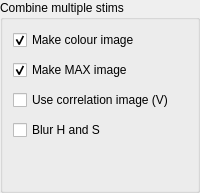
            <widget class="QGroupBox" name="groupBox">
             <property name="sizePolicy">
              <sizepolicy hsizetype="Preferred" vsizetype="Preferred">
               <horstretch>0</horstretch>
               <verstretch>0</verstretch>
              </sizepolicy>
             </property>
             <property name="title">
              <string>Combine multiple stims</string>
             </property>
             <property name="alignment">
              <set>Qt::AlignLeading|Qt::AlignLeft|Qt::AlignTop</set>
             </property>
             <layout class="QVBoxLayout" name="verticalLayout_3">
              <property name="spacing">
               <number>10</number>
              </property>
              <property name="leftMargin">
               <number>10</number>
              </property>
              <property name="topMargin">
               <number>10</number>
              </property>
              <property name="rightMargin">
               <number>10</number>
              </property>
              <property name="bottomMargin">
               <number>10</number>
              </property>
              <item>
               <layout class="QGridLayout" name="gridLayout_5">
                <item row="0" column="0">
                 <widget class="QCheckBox" name="makeColourImage_checkBox">
                  <property name="sizePolicy">
                   <sizepolicy hsizetype="Preferred" vsizetype="Fixed">
                    <horstretch>0</horstretch>
                    <verstretch>0</verstretch>
                   </sizepolicy>
                  </property>
                  <property name="minimumSize">
                   <size>
                    <width>0</width>
                    <height>20</height>
                   </size>
                  </property>
                  <property name="text">
                   <string>Make colour image</string>
                  </property>
                  <property name="checked">
                   <bool>true</bool>
                  </property>
                 </widget>
                </item>
                <item row="4" column="0">
                 <spacer name="verticalSpacer_8">
                  <property name="orientation">
                   <enum>Qt::Vertical</enum>
                  </property>
                  <property name="sizeHint" stdset="0">
                   <size>
                    <width>20</width>
                    <height>40</height>
                   </size>
                  </property>
                 </spacer>
                </item>
                <item row="1" column="0">
                 <widget class="QCheckBox" name="makeMaxImage_checkBox">
                  <property name="sizePolicy">
                   <sizepolicy hsizetype="Preferred" vsizetype="Fixed">
                    <horstretch>0</horstretch>
                    <verstretch>0</verstretch>
                   </sizepolicy>
                  </property>
                  <property name="minimumSize">
                   <size>
                    <width>0</width>
                    <height>20</height>
                   </size>
                  </property>
                  <property name="text">
                   <string>Make MAX image</string>
                  </property>
                  <property name="checked">
                   <bool>true</bool>
                  </property>
                 </widget>
                </item>
                <item row="2" column="0">
                 <widget class="QCheckBox" name="useCorrelationImage_checkBox">
                  <property name="text">
                   <string>Use correlation image (V)</string>
                  </property>
                 </widget>
                </item>
                <item row="3" column="0">
                 <widget class="QCheckBox" name="blurHandS_checkBox">
                  <property name="text">
                   <string>Blur H and S</string>
                  </property>
                 </widget>
                </item>
               </layout>
              </item>
             </layout>
            </widget>
